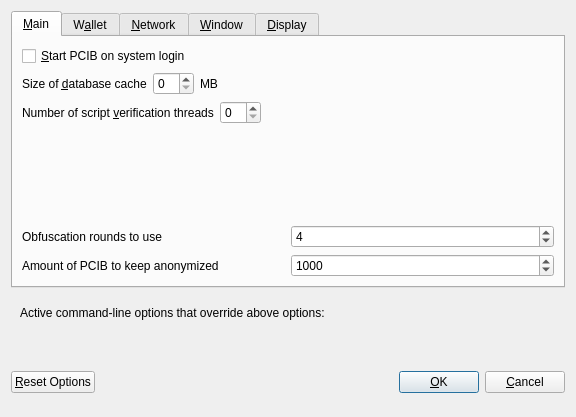
<?xml version="1.0" encoding="UTF-8"?>
<ui version="4.0">
 <class>OptionsDialog</class>
 <widget class="QDialog" name="OptionsDialog">
  <property name="geometry">
   <rect>
    <x>0</x>
    <y>0</y>
    <width>576</width>
    <height>417</height>
   </rect>
  </property>
  <property name="windowTitle">
   <string>Options</string>
  </property>
  <property name="modal">
   <bool>true</bool>
  </property>
  <layout class="QVBoxLayout" name="verticalLayout">
   <item>
    <widget class="QTabWidget" name="tabWidget">
     <property name="currentIndex">
      <number>0</number>
     </property>
     <widget class="QWidget" name="tabMain">
      <attribute name="title">
       <string>&amp;Main</string>
      </attribute>
      <layout class="QVBoxLayout" name="verticalLayout_Main">
       <item>
        <widget class="QCheckBox" name="bitcoinAtStartup">
         <property name="toolTip">
          <string>Automatically start PCIB after logging in to the system.</string>
         </property>
         <property name="text">
          <string>&amp;Start PCIB on system login</string>
         </property>
        </widget>
       </item>
       <item>
        <layout class="QHBoxLayout" name="horizontalLayout_2_Main">
         <item>
          <widget class="QLabel" name="databaseCacheLabel">
           <property name="text">
            <string>Size of &amp;database cache</string>
           </property>
           <property name="textFormat">
            <enum>Qt::PlainText</enum>
           </property>
           <property name="buddy">
            <cstring>databaseCache</cstring>
           </property>
          </widget>
         </item>
         <item>
          <widget class="QSpinBox" name="databaseCache"/>
         </item>
         <item>
          <widget class="QLabel" name="databaseCacheUnitLabel">
           <property name="text">
            <string>MB</string>
           </property>
           <property name="textFormat">
            <enum>Qt::PlainText</enum>
           </property>
          </widget>
         </item>
         <item>
          <spacer name="horizontalSpacer_2_Main">
           <property name="orientation">
            <enum>Qt::Horizontal</enum>
           </property>
           <property name="sizeHint" stdset="0">
            <size>
             <width>40</width>
             <height>20</height>
            </size>
           </property>
          </spacer>
         </item>
        </layout>
       </item>
       <item>
        <layout class="QHBoxLayout" name="horizontalLayout_3_Main">
         <item>
          <widget class="QLabel" name="threadsScriptVerifLabel">
           <property name="text">
            <string>Number of script &amp;verification threads</string>
           </property>
           <property name="textFormat">
            <enum>Qt::PlainText</enum>
           </property>
           <property name="buddy">
            <cstring>threadsScriptVerif</cstring>
           </property>
          </widget>
         </item>
         <item>
          <widget class="QSpinBox" name="threadsScriptVerif">
           <property name="toolTip">
            <string>(0 = auto, &lt;0 = leave that many cores free)</string>
           </property>
          </widget>
         </item>
         <item>
          <spacer name="horizontalSpacer_3_Main">
           <property name="orientation">
            <enum>Qt::Horizontal</enum>
           </property>
           <property name="sizeHint" stdset="0">
            <size>
             <width>40</width>
             <height>20</height>
            </size>
           </property>
          </spacer>
         </item>
        </layout>
       </item>
       <item>
        <spacer name="verticalSpacer_Main">
         <property name="orientation">
          <enum>Qt::Vertical</enum>
         </property>
         <property name="sizeHint" stdset="0">
          <size>
           <width>20</width>
           <height>40</height>
          </size>
         </property>
        </spacer>
       </item>
       <item>
        <layout class="QHBoxLayout" name="horizontalLayout_4_Main">
         <item>
          <widget class="QLabel" name="label">
           <property name="toolTip">
            <string>This setting determines the amount of individual masternodes that an input will be anonymized through.&lt;br/&gt;More rounds of anonymization gives a higher degree of privacy, but also costs more in fees.</string>
           </property>
           <property name="text">
            <string>Obfuscation rounds to use</string>
           </property>
          </widget>
         </item>
         <item>
          <widget class="QSpinBox" name="obfuscationRounds">
           <property name="minimum">
            <number>2</number>
           </property>
           <property name="maximum">
            <number>8</number>
           </property>
           <property name="value">
            <number>4</number>
           </property>
          </widget>
         </item>
        </layout>
       </item>
       <item>
        <layout class="QHBoxLayout" name="horizontalLayout">
         <item>
          <widget class="QLabel" name="label_2">
           <property name="toolTip">
            <string>This amount acts as a threshold to turn off Obfuscation once it's reached.</string>
           </property>
           <property name="statusTip">
            <string notr="true"/>
           </property>
           <property name="whatsThis">
            <string notr="true"/>
           </property>
           <property name="accessibleName">
            <string notr="true"/>
           </property>
           <property name="accessibleDescription">
            <string notr="true"/>
           </property>
           <property name="text">
            <string>Amount of PCIB to keep anonymized</string>
           </property>
          </widget>
         </item>
         <item>
          <widget class="QSpinBox" name="anonymizePivx">
           <property name="minimum">
            <number>100</number>
           </property>
           <property name="maximum">
            <number>100000</number>
           </property>
           <property name="singleStep">
            <number>100</number>
           </property>
           <property name="value">
            <number>1000</number>
           </property>
          </widget>
         </item>
        </layout>
       </item>
      </layout>
     </widget>
     <widget class="QWidget" name="tabWallet">
      <attribute name="title">
       <string>W&amp;allet</string>
      </attribute>
      <layout class="QVBoxLayout" name="verticalLayout_Wallet">
       <item>
        <widget class="QGroupBox" name="groupBox">
         <property name="title">
          <string>Expert</string>
         </property>
         <layout class="QVBoxLayout" name="verticalLayout_2">
          <item>
           <widget class="QCheckBox" name="coinControlFeatures">
            <property name="toolTip">
             <string>Whether to show coin control features or not.</string>
            </property>
            <property name="text">
             <string>Enable coin &amp;control features</string>
            </property>
           </widget>
          </item>
          <item>
           <widget class="QCheckBox" name="showMasternodesTab">
            <property name="toolTip">
             <string>Show additional tab listing all your masternodes in first sub-tab&lt;br/&gt;and all masternodes on the network in second sub-tab.</string>
            </property>
            <property name="text">
             <string>Show Masternodes Tab</string>
            </property>
           </widget>
          </item>
          <item>
           <widget class="QCheckBox" name="spendZeroConfChange">
            <property name="toolTip">
             <string>If you disable the spending of unconfirmed change, the change from a transaction&lt;br/&gt;cannot be used until that transaction has at least one confirmation.&lt;br/&gt;This also affects how your balance is computed.</string>
            </property>
            <property name="text">
             <string>&amp;Spend unconfirmed change</string>
            </property>
           </widget>
          </item>
         </layout>
        </widget>
       </item>
       <item>
        <spacer name="verticalSpacer_Wallet">
         <property name="orientation">
          <enum>Qt::Vertical</enum>
         </property>
         <property name="sizeHint" stdset="0">
          <size>
           <width>20</width>
           <height>40</height>
          </size>
         </property>
        </spacer>
       </item>
      </layout>
     </widget>
     <widget class="QWidget" name="tabNetwork">
      <attribute name="title">
       <string>&amp;Network</string>
      </attribute>
      <layout class="QVBoxLayout" name="verticalLayout_Network">
       <item>
        <widget class="QCheckBox" name="mapPortUpnp">
         <property name="toolTip">
          <string>Automatically open the PCIB client port on the router. This only works when your router supports UPnP and it is enabled.</string>
         </property>
         <property name="text">
          <string>Map port using &amp;UPnP</string>
         </property>
        </widget>
       </item>
       <item>
        <widget class="QCheckBox" name="allowIncoming">
         <property name="toolTip">
          <string>Accept connections from outside</string>
         </property>
         <property name="text">
          <string>Allow incoming connections</string>
         </property>
        </widget>
       </item>
       <item>
        <widget class="QCheckBox" name="connectSocks">
         <property name="toolTip">
          <string>Connect to the PCIB network through a SOCKS5 proxy.</string>
         </property>
         <property name="text">
          <string>&amp;Connect through SOCKS5 proxy (default proxy):</string>
         </property>
        </widget>
       </item>
       <item>
        <layout class="QHBoxLayout" name="horizontalLayout_1_Network">
         <item>
          <widget class="QLabel" name="proxyIpLabel">
           <property name="text">
            <string>Proxy &amp;IP:</string>
           </property>
           <property name="textFormat">
            <enum>Qt::PlainText</enum>
           </property>
           <property name="buddy">
            <cstring>proxyIp</cstring>
           </property>
          </widget>
         </item>
         <item>
          <widget class="QValidatedLineEdit" name="proxyIp">
           <property name="minimumSize">
            <size>
             <width>140</width>
             <height>0</height>
            </size>
           </property>
           <property name="maximumSize">
            <size>
             <width>140</width>
             <height>16777215</height>
            </size>
           </property>
           <property name="toolTip">
            <string>IP address of the proxy (e.g. IPv4: 127.0.0.1 / IPv6: ::1)</string>
           </property>
          </widget>
         </item>
         <item>
          <widget class="QLabel" name="proxyPortLabel">
           <property name="text">
            <string>&amp;Port:</string>
           </property>
           <property name="textFormat">
            <enum>Qt::PlainText</enum>
           </property>
           <property name="buddy">
            <cstring>proxyPort</cstring>
           </property>
          </widget>
         </item>
         <item>
          <widget class="QLineEdit" name="proxyPort">
           <property name="minimumSize">
            <size>
             <width>55</width>
             <height>0</height>
            </size>
           </property>
           <property name="maximumSize">
            <size>
             <width>55</width>
             <height>16777215</height>
            </size>
           </property>
           <property name="toolTip">
            <string>Port of the proxy (e.g. 9050)</string>
           </property>
          </widget>
         </item>
         <item>
          <spacer name="horizontalSpacer_1_Network">
           <property name="orientation">
            <enum>Qt::Horizontal</enum>
           </property>
           <property name="sizeHint" stdset="0">
            <size>
             <width>40</width>
             <height>20</height>
            </size>
           </property>
          </spacer>
         </item>
        </layout>
       </item>
       <item>
        <spacer name="verticalSpacer_Network">
         <property name="orientation">
          <enum>Qt::Vertical</enum>
         </property>
         <property name="sizeHint" stdset="0">
          <size>
           <width>20</width>
           <height>40</height>
          </size>
         </property>
        </spacer>
       </item>
      </layout>
     </widget>
     <widget class="QWidget" name="tabWindow">
      <attribute name="title">
       <string>&amp;Window</string>
      </attribute>
      <layout class="QVBoxLayout" name="verticalLayout_Window">
       <item>
        <widget class="QCheckBox" name="minimizeToTray">
         <property name="toolTip">
          <string>Show only a tray icon after minimizing the window.</string>
         </property>
         <property name="text">
          <string>&amp;Minimize to the tray instead of the taskbar</string>
         </property>
        </widget>
       </item>
       <item>
        <widget class="QCheckBox" name="minimizeOnClose">
         <property name="toolTip">
          <string>Minimize instead of exit the application when the window is closed. When this option is enabled, the application will be closed only after selecting Quit in the menu.</string>
         </property>
         <property name="text">
          <string>M&amp;inimize on close</string>
         </property>
        </widget>
       </item>
       <item>
        <spacer name="verticalSpacer_Window">
         <property name="orientation">
          <enum>Qt::Vertical</enum>
         </property>
         <property name="sizeHint" stdset="0">
          <size>
           <width>20</width>
           <height>40</height>
          </size>
         </property>
        </spacer>
       </item>
      </layout>
     </widget>
     <widget class="QWidget" name="tabDisplay">
      <attribute name="title">
       <string>&amp;Display</string>
      </attribute>
      <layout class="QVBoxLayout" name="verticalLayout_Display">
       <item>
        <layout class="QHBoxLayout" name="horizontalLayout_1_Display">
         <item>
          <widget class="QLabel" name="langLabel">
           <property name="text">
            <string>User Interface &amp;language:</string>
           </property>
           <property name="textFormat">
            <enum>Qt::PlainText</enum>
           </property>
           <property name="buddy">
            <cstring>lang</cstring>
           </property>
          </widget>
         </item>
         <item>
          <widget class="QValueComboBox" name="lang">
           <property name="toolTip">
            <string>The user interface language can be set here. This setting will take effect after restarting PCIB.</string>
           </property>
          </widget>
         </item>
        </layout>
       </item>
       <item>
        <widget class="QLabel" name="label_3">
         <property name="toolTip">
          <string notr="true"/>
         </property>
         <property name="statusTip">
          <string notr="true"/>
         </property>
         <property name="whatsThis">
          <string notr="true"/>
         </property>
         <property name="accessibleName">
          <string notr="true"/>
         </property>
         <property name="text">
          <string>Language missing or translation incomplete? Help contributing translations here:
https://www.transifex.com/pcib-project/pcib-project-translations</string>
         </property>
         <property name="wordWrap">
          <bool>true</bool>
         </property>
         <property name="openExternalLinks">
          <bool>true</bool>
         </property>
         <property name="textInteractionFlags">
          <set>Qt::TextBrowserInteraction</set>
         </property>
        </widget>
       </item>
       <item>
        <layout class="QHBoxLayout" name="horizontalLayout_4_Display" stretch="0,0">
         <item>
          <widget class="QLabel" name="themeLabel">
           <property name="text">
            <string>User Interface Theme:</string>
           </property>
          </widget>
         </item>
         <item>
          <widget class="QValueComboBox" name="theme"/>
         </item>
        </layout>
       </item>
       <item>
        <widget class="Line" name="line">
         <property name="orientation">
          <enum>Qt::Horizontal</enum>
         </property>
        </widget>
       </item>
       <item>
        <layout class="QHBoxLayout" name="horizontalLayout_2_Display">
         <item>
          <widget class="QLabel" name="unitLabel">
           <property name="text">
            <string>&amp;Unit to show amounts in:</string>
           </property>
           <property name="textFormat">
            <enum>Qt::PlainText</enum>
           </property>
           <property name="buddy">
            <cstring>unit</cstring>
           </property>
          </widget>
         </item>
         <item>
          <widget class="QValueComboBox" name="unit">
           <property name="toolTip">
            <string>Choose the default subdivision unit to show in the interface and when sending coins.</string>
           </property>
          </widget>
         </item>
        </layout>
       </item>
       <item>
        <layout class="QHBoxLayout" name="horizontalLayout_5_Display">
         <item>
          <widget class="QLabel" name="digitsLabel">
           <property name="text">
            <string>Decimal digits</string>
           </property>
          </widget>
         </item>
         <item>
          <widget class="QValueComboBox" name="digits"/>
         </item>
        </layout>
       </item>
       <item>
        <layout class="QHBoxLayout" name="horizontalLayout_3_Display">
         <item>
          <widget class="QLabel" name="thirdPartyTxUrlsLabel">
           <property name="toolTip">
            <string>Third party URLs (e.g. a block explorer) that appear in the transactions tab as context menu items. %s in the URL is replaced by transaction hash. Multiple URLs are separated by vertical bar |.</string>
           </property>
           <property name="text">
            <string>Third party transaction URLs</string>
           </property>
           <property name="buddy">
            <cstring>thirdPartyTxUrls</cstring>
           </property>
          </widget>
         </item>
         <item>
          <widget class="QLineEdit" name="thirdPartyTxUrls">
           <property name="toolTip">
            <string>Third party URLs (e.g. a block explorer) that appear in the transactions tab as context menu items. %s in the URL is replaced by transaction hash. Multiple URLs are separated by vertical bar |.</string>
           </property>
          </widget>
         </item>
        </layout>
       </item>
       <item>
        <spacer name="verticalSpacer">
         <property name="orientation">
          <enum>Qt::Vertical</enum>
         </property>
         <property name="sizeHint" stdset="0">
          <size>
           <width>20</width>
           <height>40</height>
          </size>
         </property>
        </spacer>
       </item>
      </layout>
     </widget>
    </widget>
   </item>
   <item>
    <widget class="QFrame" name="frame">
     <layout class="QVBoxLayout" name="verticalLayout_Bottom">
      <item>
       <layout class="QHBoxLayout" name="horizontalLayout_Bottom">
        <item>
         <widget class="QLabel" name="overriddenByCommandLineInfoLabel">
          <property name="text">
           <string>Active command-line options that override above options:</string>
          </property>
          <property name="textFormat">
           <enum>Qt::PlainText</enum>
          </property>
         </widget>
        </item>
        <item>
         <spacer name="horizontalSpacer_Bottom">
          <property name="orientation">
           <enum>Qt::Horizontal</enum>
          </property>
          <property name="sizeHint" stdset="0">
           <size>
            <width>40</width>
            <height>20</height>
           </size>
          </property>
         </spacer>
        </item>
       </layout>
      </item>
      <item>
       <widget class="QLabel" name="overriddenByCommandLineLabel">
        <property name="text">
         <string/>
        </property>
        <property name="textFormat">
         <enum>Qt::PlainText</enum>
        </property>
        <property name="wordWrap">
         <bool>true</bool>
        </property>
       </widget>
      </item>
     </layout>
    </widget>
   </item>
   <item>
    <layout class="QHBoxLayout" name="horizontalLayout_Buttons">
     <item>
      <widget class="QPushButton" name="resetButton">
       <property name="toolTip">
        <string>Reset all client options to default.</string>
       </property>
       <property name="text">
        <string>&amp;Reset Options</string>
       </property>
       <property name="autoDefault">
        <bool>false</bool>
       </property>
      </widget>
     </item>
     <item>
      <spacer name="horizontalSpacer_1">
       <property name="orientation">
        <enum>Qt::Horizontal</enum>
       </property>
       <property name="sizeHint" stdset="0">
        <size>
         <width>40</width>
         <height>48</height>
        </size>
       </property>
      </spacer>
     </item>
     <item>
      <widget class="QLabel" name="statusLabel">
       <property name="minimumSize">
        <size>
         <width>200</width>
         <height>0</height>
        </size>
       </property>
       <property name="font">
        <font>
         <weight>75</weight>
         <bold>true</bold>
        </font>
       </property>
       <property name="text">
        <string/>
       </property>
       <property name="textFormat">
        <enum>Qt::PlainText</enum>
       </property>
       <property name="wordWrap">
        <bool>true</bool>
       </property>
      </widget>
     </item>
     <item>
      <spacer name="horizontalSpacer_2">
       <property name="orientation">
        <enum>Qt::Horizontal</enum>
       </property>
       <property name="sizeHint" stdset="0">
        <size>
         <width>40</width>
         <height>48</height>
        </size>
       </property>
      </spacer>
     </item>
     <item>
      <widget class="QPushButton" name="okButton">
       <property name="text">
        <string>&amp;OK</string>
       </property>
       <property name="autoDefault">
        <bool>false</bool>
       </property>
       <property name="default">
        <bool>true</bool>
       </property>
      </widget>
     </item>
     <item>
      <widget class="QPushButton" name="cancelButton">
       <property name="text">
        <string>&amp;Cancel</string>
       </property>
       <property name="autoDefault">
        <bool>false</bool>
       </property>
      </widget>
     </item>
    </layout>
   </item>
  </layout>
 </widget>
 <customwidgets>
  <customwidget>
   <class>QValidatedLineEdit</class>
   <extends>QLineEdit</extends>
   <header>qvalidatedlineedit.h</header>
  </customwidget>
  <customwidget>
   <class>QValueComboBox</class>
   <extends>QComboBox</extends>
   <header>qvaluecombobox.h</header>
  </customwidget>
 </customwidgets>
 <resources/>
 <connections/>
</ui>
